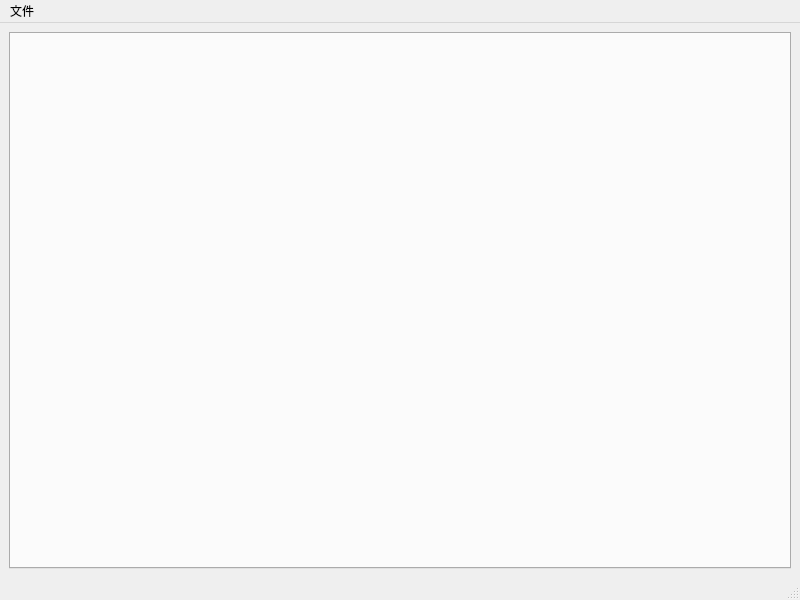
<?xml version="1.0" encoding="UTF-8"?>
<ui version="4.0">
 <class>MainWindow</class>
 <widget class="QMainWindow" name="MainWindow">
  <property name="geometry">
   <rect>
    <x>0</x>
    <y>0</y>
    <width>800</width>
    <height>600</height>
   </rect>
  </property>
  <property name="windowTitle">
   <string>MainWindow</string>
  </property>
  <widget class="QWidget" name="centralwidget">
   <layout class="QVBoxLayout" name="verticalLayout">
    <item>
     <widget class="QTabWidget" name="tabWidget">
      <property name="enabled">
       <bool>true</bool>
      </property>
      <property name="currentIndex">
       <number>-1</number>
      </property>
     </widget>
    </item>
   </layout>
  </widget>
  <widget class="QMenuBar" name="menubar">
   <property name="geometry">
    <rect>
     <x>0</x>
     <y>0</y>
     <width>800</width>
     <height>25</height>
    </rect>
   </property>
   <widget class="QMenu" name="menufiel">
    <property name="title">
     <string>文件</string>
    </property>
    <addaction name="newfile"/>
    <addaction name="separator"/>
    <addaction name="open"/>
    <addaction name="save"/>
    <addaction name="closeTab"/>
   </widget>
   <addaction name="menufiel"/>
  </widget>
  <widget class="QStatusBar" name="statusbar"/>
  <action name="newfile">
   <property name="text">
    <string>新建</string>
   </property>
   <property name="toolTip">
    <string>create a new tabfile</string>
   </property>
  </action>
  <action name="open">
   <property name="text">
    <string>打开</string>
   </property>
   <property name="toolTip">
    <string>open a file</string>
   </property>
  </action>
  <action name="save">
   <property name="text">
    <string>保存</string>
   </property>
   <property name="toolTip">
    <string>save current file</string>
   </property>
  </action>
  <action name="find">
   <property name="text">
    <string>搜索</string>
   </property>
   <property name="toolTip">
    <string>&lt;html&gt;&lt;head/&gt;&lt;body&gt;&lt;p&gt;&lt;span style=&quot; font-style:italic; color:#aaaa00;&quot;&gt;寻找字符&lt;/span&gt;&lt;/p&gt;&lt;/body&gt;&lt;/html&gt;</string>
   </property>
   <property name="shortcut">
    <string>Ctrl+F</string>
   </property>
  </action>
  <action name="closeTab">
   <property name="text">
    <string>关闭标签</string>
   </property>
   <property name="toolTip">
    <string>close current tab</string>
   </property>
  </action>
 </widget>
 <resources/>
 <connections/>
</ui>
